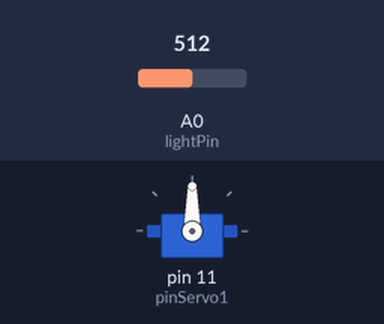
The sketch below on a simulated Arduino Uno, built with avr-gcc and run on an emulated ATmega328P. Parts: servo. The inputs (shaded band) are chosen by the test bench; at power-on: A0 (lightPin) = 512. What the sketch prints to the serial monitor is not drawn.

Above: at 0.1 s.
At 2.1 s:
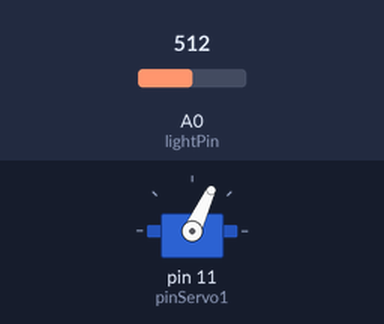
At 12.3 s:
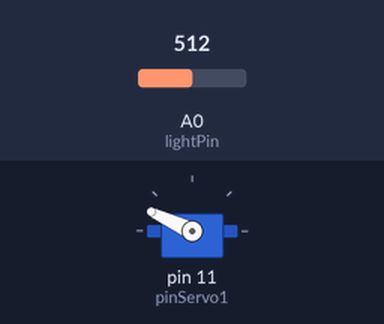
At 27.6 s:
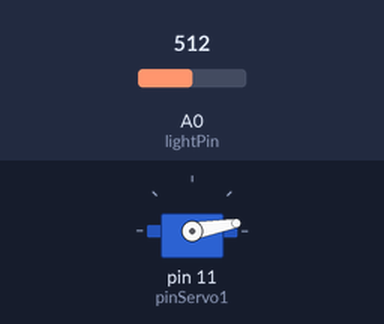
Timing chart, 0 to 29.1 s (numbered marks = the images above):
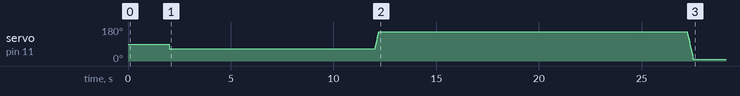

The sketch:

sketch_mar10a.ino
```cpp
//-----------------------------------------------
//Servo
//-----------------------------------------------
#include <Servo.h>
Servo myServo;
int pos;
int pinServo1 = 11;
boolean inputSignal;
boolean initializeStart;
//Startposition
int startPos = 65;
int leftPos = 155;
int rightPos = 10;
boolean wasLeft = false;
boolean wasRight = false;
int delayTimeInForLoop = 2;
int delayTimeBetweenLeftAndRight = 15000;

//-----------------------------------------------
//Infrared
//-----------------------------------------------
int lightPin = A0;
const int numReadings = 10;
int readings[numReadings];
int readIndex = 0;
int average = 0;
int total = 0;
//-----------------------------------------------
//StartValue
//-----------------------------------------------
boolean isStartValue;
int startValue;
int startValueRange;
boolean runServoCode = true;


void setup() {
  //-----------------------------------------------
  //StartValue
  //-----------------------------------------------
  isStartValue = true;
  startValueRange = 400;
  //-----------------------------------------------
  //Servo
  //-----------------------------------------------
  pos = 0;
  inputSignal = false;
  initializeStart = true;
  myServo.attach(pinServo1);
  //-----------------------------------------------
  //Infrared
  //-----------------------------------------------
  // configure the Arduino Serial interface
  Serial.begin(9600);
  pinMode(lightPin, INPUT);
  // initialize Array with 0
  for (int i = 0; i < numReadings; i++)
  {
    readings[i] = 0;
  }
}

void loop() {
  //-----------------------------------------------
  //StartValue
  //-----------------------------------------------
  if (isStartValue) {
    delay(2000);
    isStartValue = false;
    startValue = analogRead(lightPin);
  }
  //-----------------------------------------------
  //Infrared
  //-----------------------------------------------
  // print the Voltage going through the Resistor (1024 is 5V passing).
  // The lower the number, the lower the light and the higher the resistance.
  //  Serial.println(analogRead(lightPin));
  // delay(10);
  // remove the number in the Array that we are gonna overwrite from the total
  total = total - readings[readIndex];
  // write the new meassure into the Array
  readings[readIndex] = analogRead(lightPin);
  // add the new meassure Number to the total again
  total = total + readings[readIndex];
  // increment the array index "pointer"
  readIndex++;
  // reset the array index "pointer"
  if (readIndex >= numReadings) {
    readIndex = 0;
  }
  // divide the total through the number of meassures
  average = total / numReadings;

  //  print the Voltage going through the Resistor
  Serial.println(analogRead(lightPin));
  if (analogRead(lightPin) < (startValue - startValueRange)) {
    runServoCode = true;
  }
  delay(10);
  //-----------------------------------------------
  //Servo
  //-----------------------------------------------
  if (runServoCode) {
    if (!wasRight) {
      if (initializeStart) {
        myServo.write(65);
        initializeStart = false;
        delay(10000);
        Serial.println("Fehler");
      }

      //Turn Left
      if (!wasLeft) {
        for (pos = startPos; pos <= leftPos; pos += 1) {
          myServo.write(pos);
          delay(delayTimeInForLoop);
        }
        wasLeft = true;
      }
      //Wait 10 seconds
      delay(delayTimeBetweenLeftAndRight);
      //Then turn right
      for (pos = leftPos; pos >= rightPos; pos -= 1) {
        myServo.write(pos);
        delay(delayTimeInForLoop);
      }
      wasRight = true;
    }
  }
}
```
